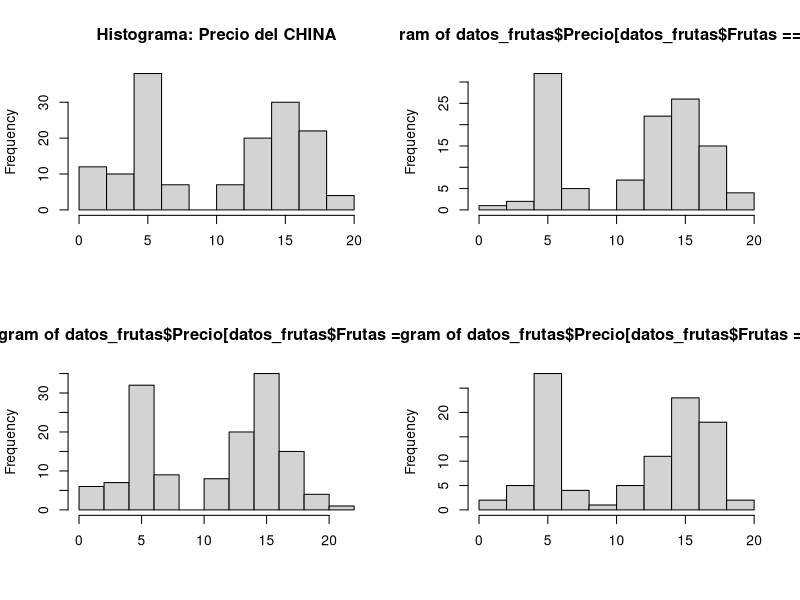

Write R code to recreate this figure.
## ---- chunk 1
 # tipos de frutas
 Frutas <- factor(sample(c("CHINA","KIWI","UVA","FRESA"),size = 500,replace = TRUE))
 # precio en dolares por cada 5 libras 
 Precio <- round(c(rnorm(180,5,1),rgamma(20,2,5),rnorm(300,15,2)),1)
## ---- chunk 2
datos_frutas <- data.frame(Precio,Frutas)
## ---- chunk 3
head(datos_frutas,10)
## ---- chunk 4
 par(mfrow=c(2,2))
 hist(datos_frutas$Precio[datos_frutas$Frutas== "CHINA"],xlab = "",main = "Histograma: Precio del CHINA")
 hist(datos_frutas$Precio[datos_frutas$Frutas== "FRESA"],xlab = "")
 hist(datos_frutas$Precio[datos_frutas$Frutas== "KIWI"],xlab = "")
 hist(datos_frutas$Precio[datos_frutas$Frutas== "UVA"],xlab = "")
